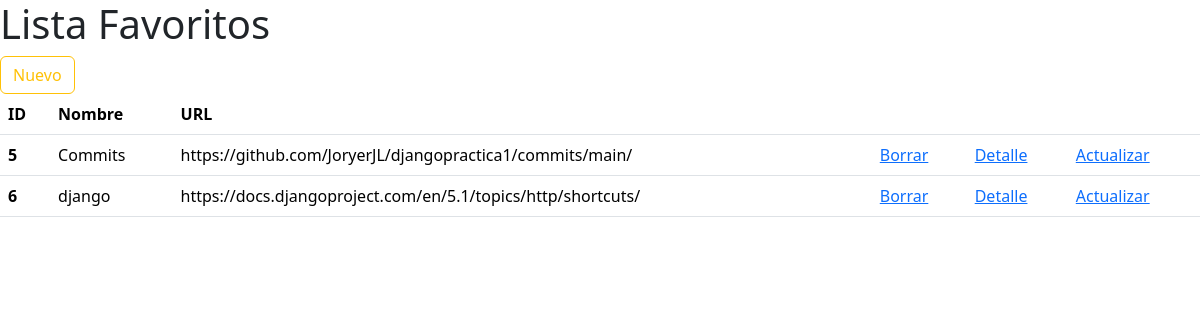
Before: / with the older database file.
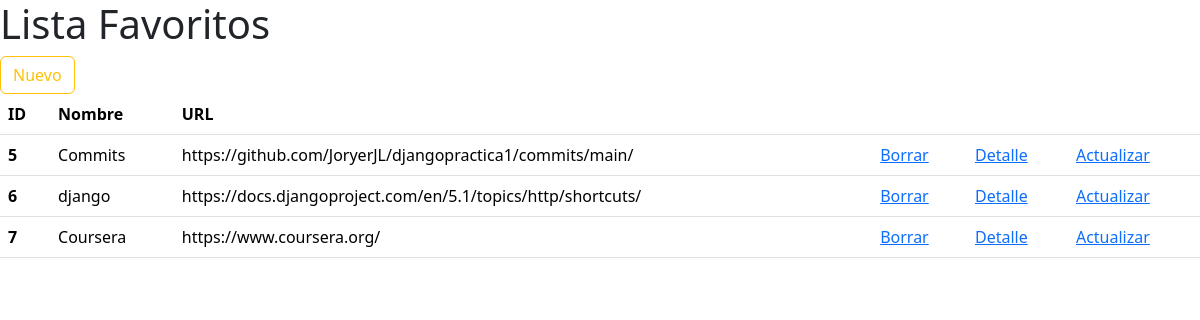
After: the same page with the newer database file.
### favoritos/models.py (models this page shows)
class Favoritos(models.Model):
    nombre = models.CharField(max_length=100)
    url = models.URLField(max_length=200)

### favoritos/views.py (the view)
# urls.py: path('', index_favoritos, name='index'),
def index_favoritos(request):
    favoritos_lista = Favoritos.objects.all()
    context = {
        'favoritos_lista': favoritos_lista
    }
    return render(request, 'favoritos/lista.html', context)

### favoritos/templates/favoritos/lista.html (shortened to what this page needs)
<!doctype html>
<html lang="en">
  <head>
    <link href="https://cdn.jsdelivr.net/npm/bootstrap@5.3.3/dist/css/bootstrap.min.css" rel="stylesheet">
  </head>
  <body>
    <h1>Lista Favoritos</h1>
    <a class="btn btn-outline-warning" href="{% url 'favoritos:crear' %}" role="button">Nuevo</a>
    <table class="table table-hover">
        <thead>
        <tr>
            <th scope="col">ID</th>
            <th scope="col">Nombre</th>
            <th scope="col">URL</th>
            <th scope="col"></th>
            <th scope="col"></th>
            <th scope="col"></th>
        </tr>
        </thead>
        <tbody>
            {% for favorito in favoritos_lista %}
                <tr>
                <th scope="row">{{ favorito.id }}</th>
                <td>{{ favorito.nombre }}</td>
                <td>{{ favorito.url }}</td>
                <td> <a href="{% url 'favoritos:borrar' favorito.pk %}">Borrar</a> </td>
                <td> <a href="{% url 'favoritos:detalle' favorito.pk %}">Detalle</a> </td>
                <td> <a href="{% url 'favoritos:actualizar' favorito.pk %}">Actualizar</a> </td>
                </tr>
            {% endfor %}
        </tbody>
    </table>
  </body>
</html>

Changed rows visible on the page:
added Favoritos: id "7", nombre "Coursera", url "https://www.coursera.org/"
